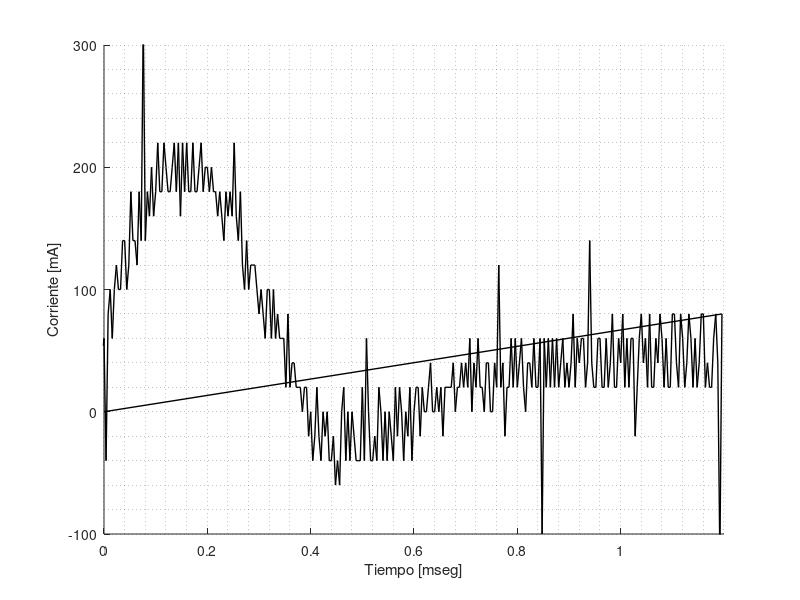
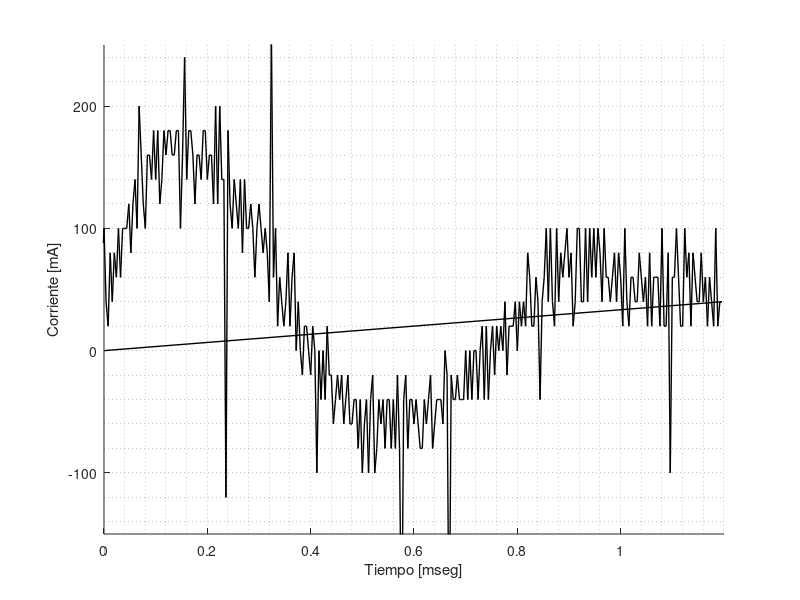
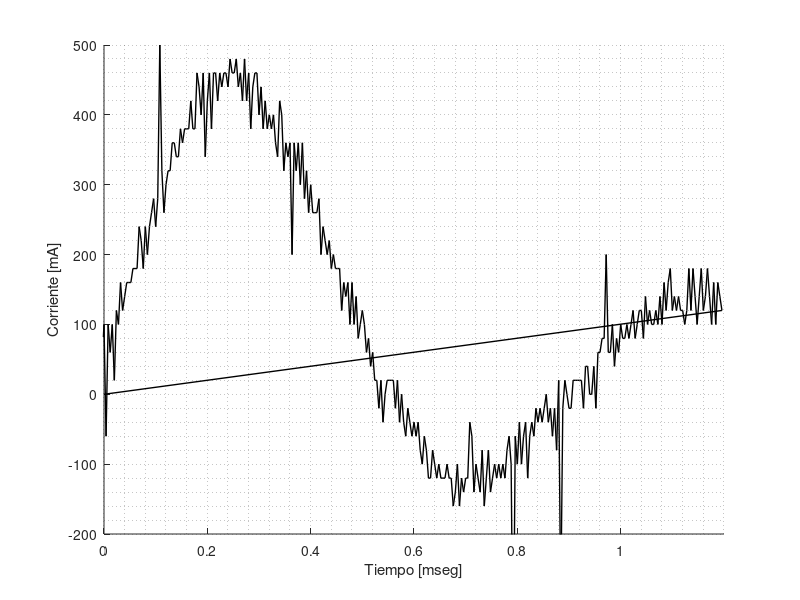

These charts were generated, in order, by the following MATLAB code:
close all;
clear all;

Medicion1=dlmread('Med1_tiristor.txt','\t',1,0);
Medicion2=dlmread('Med2_tiristor.txt','\t',1,0);
Medicion3=dlmread('Med3_tiristor.txt','\t',1,0);

Tiempo1=Medicion1(:,1)*1000;
Tension1=Medicion1(:,3);
Corriente1=Tension1/0.1*1000;

Tiempo2=Medicion2(:,1)*1000;
Tension2=Medicion2(:,3);
Corriente2=Tension2/0.1*1000;

Tiempo3=Medicion3(:,1)*1000;
Tension3=Medicion3(:,3);
Corriente3=Tension3/0.1*1000;

figure
hold on
plot(Tiempo1,Corriente1,'k-','Linewidth',1)
xlabel('Tiempo [mseg]')
ylabel('Corriente [mA]')
axis([0 1.2 -100 300])
grid minor
print('Corriente1.png','-dpng');

figure
hold on
plot(Tiempo2,Corriente2,'k-','Linewidth',1)
xlabel('Tiempo [mseg]')
ylabel('Corriente [mA]')
axis([0 1.2 -150 250])
grid minor
print('Corriente2.png','-dpng');

figure
hold on
plot(Tiempo3,Corriente3,'k-','Linewidth',1)
xlabel('Tiempo [mseg]')
ylabel('Corriente [mA]')
axis([0 1.2 -200 500])
grid minor
print('Corriente3.png','-dpng');



